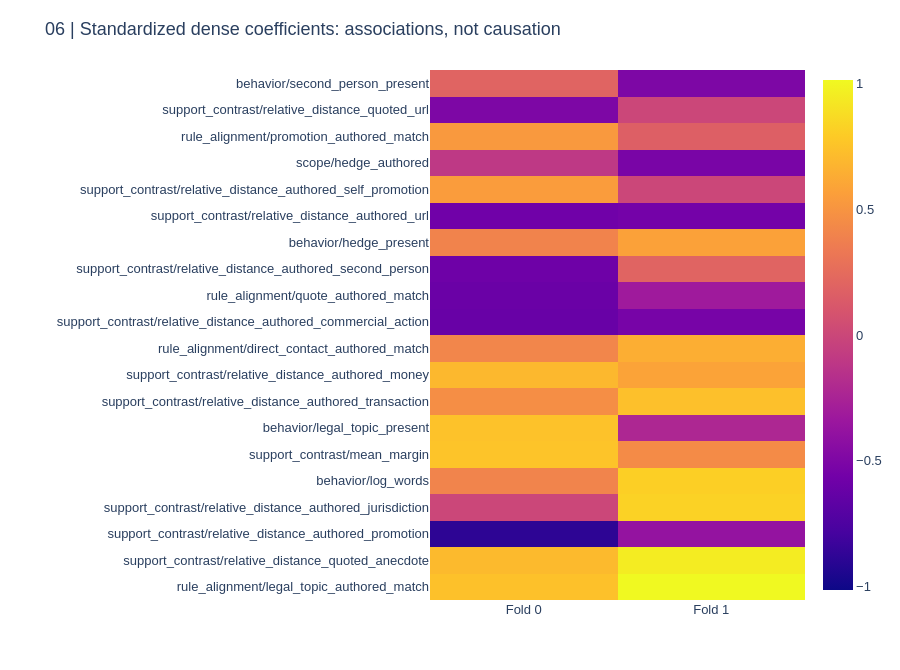
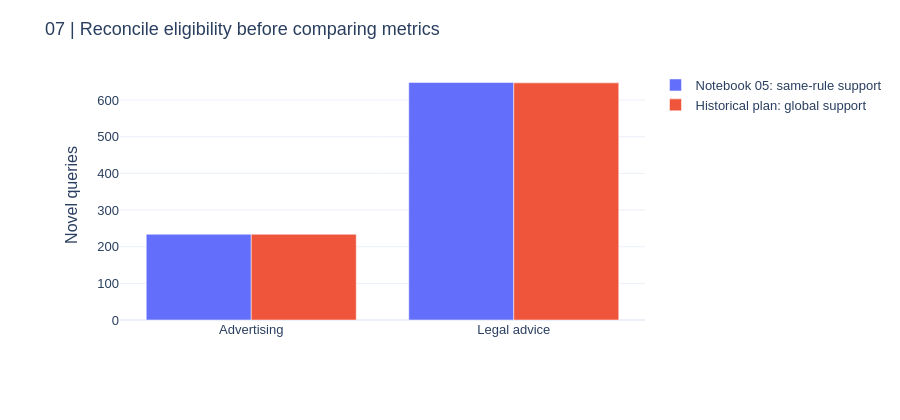
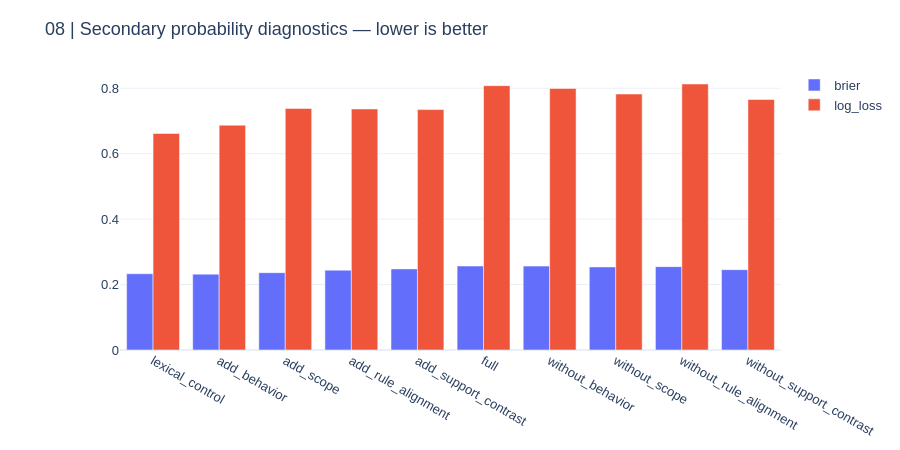

The notebook cell these images were saved under, in order:
### Markdown cell above
## 6. Attribution diagnostics and cohort reconciliation

Standardized dense coefficients are associations under this fitted linear readout. They are not causal effects and do not replace ablations. The cohort chart documents the global versus within-policy support exclusion. Neither the earlier readiness statistic nor the historical comparison is silently rewritten.

### Code cell
CHARTS[5].show(renderer="plotly_mimetype")
CHARTS[6].show(renderer="plotly_mimetype")
CHARTS[7].show(renderer="plotly_mimetype")

### Figure 1 — Plotly figure (JSON) as saved in the notebook; plotly's stock layout.template omitted (floating-point values rounded to 4 significant figures)
{"data": [{"type": "heatmap", "x": ["Fold 0", "Fold 1"], "y": ["rule_alignment/legal_topic_authored_match", "support_contrast/relative_distance_quoted_anecdote", "support_contrast/relative_distance_authored_promotion", "support_contrast/relative_distance_authored_jurisdiction", "behavior/log_words", "support_contrast/mean_margin", "behavior/legal_topic_present", "support_contrast/relative_distance_authored_transaction", "support_contrast/relative_distance_authored_money", "rule_alignment/direct_contact_authored_match", "support_contrast/relative_distance_authored_commercial_action", "rule_alignment/quote_authored_match", "support_contrast/relative_distance_authored_second_person", "behavior/hedge_present", "support_contrast/relative_distance_authored_url", "support_contrast/relative_distance_authored_self_promotion", "scope/hedge_authored", "rule_alignment/promotion_authored_match", "support_contrast/relative_distance_quoted_url", "behavior/second_person_present"], "z": [[0.7398, 1.014], [0.7048, 0.9518], [-0.8893, -0.379], [0.0, 0.8259], [0.4044, 0.8136], [0.7548, 0.4441], [0.7456, -0.2236], [0.4648, 0.7381], [0.6965, 0.5843], [0.4123, 0.6401], [-0.6146, -0.5353], [-0.603, -0.3164], [-0.5818, 0.1971], [0.3976, 0.5744], [-0.5726, -0.5554], [0.544, 0.0], [-0.1021, -0.5276], [0.5253, 0.1651], [-0.506, 0.0], [0.1962, -0.5038]], "zmid": 0}], "layout": {"font": {"family": "Arial", "size": 13}, "height": 670, "margin": {"b": 70, "l": 430, "r": 40, "t": 70}, "title": {"text": "06 | Standardized dense coefficients: associations, not causation"}, "yaxis": {"automargin": true}}}

### Figure 2 — Plotly figure (JSON) as saved in the notebook; plotly's stock layout.template omitted (floating-point values rounded to 4 significant figures)
{"data": [{"name": "Notebook 05: same-rule support", "type": "bar", "x": ["Advertising", "Legal advice"], "y": [234, 648]}, {"name": "Historical plan: global support", "type": "bar", "x": ["Advertising", "Legal advice"], "y": [234, 647]}], "layout": {"barmode": "group", "font": {"family": "Arial", "size": 13}, "height": 420, "margin": {"b": 100, "l": 120, "r": 30, "t": 70}, "title": {"text": "07 | Reconcile eligibility before comparing metrics"}, "yaxis": {"automargin": true, "title": {"text": "Novel queries"}}}}

### Figure 3 — Plotly figure (JSON) as saved in the notebook; plotly's stock layout.template omitted (floating-point values rounded to 4 significant figures)
{"data": [{"name": "brier", "type": "bar", "x": ["lexical_control", "add_behavior", "add_scope", "add_rule_alignment", "add_support_contrast", "full", "without_behavior", "without_scope", "without_rule_alignment", "without_support_contrast"], "y": [0.233, 0.2318, 0.2363, 0.244, 0.2478, 0.2567, 0.2564, 0.2539, 0.2547, 0.2455]}, {"name": "log_loss", "type": "bar", "x": ["lexical_control", "add_behavior", "add_scope", "add_rule_alignment", "add_support_contrast", "full", "without_behavior", "without_scope", "without_rule_alignment", "without_support_contrast"], "y": [0.6618, 0.687, 0.7381, 0.7366, 0.7347, 0.8078, 0.7994, 0.7822, 0.8129, 0.7655]}], "layout": {"barmode": "group", "font": {"family": "Arial", "size": 13}, "height": 450, "margin": {"b": 100, "l": 120, "r": 30, "t": 70}, "title": {"text": "08 | Secondary probability diagnostics — lower is better"}, "yaxis": {"automargin": true}}}
